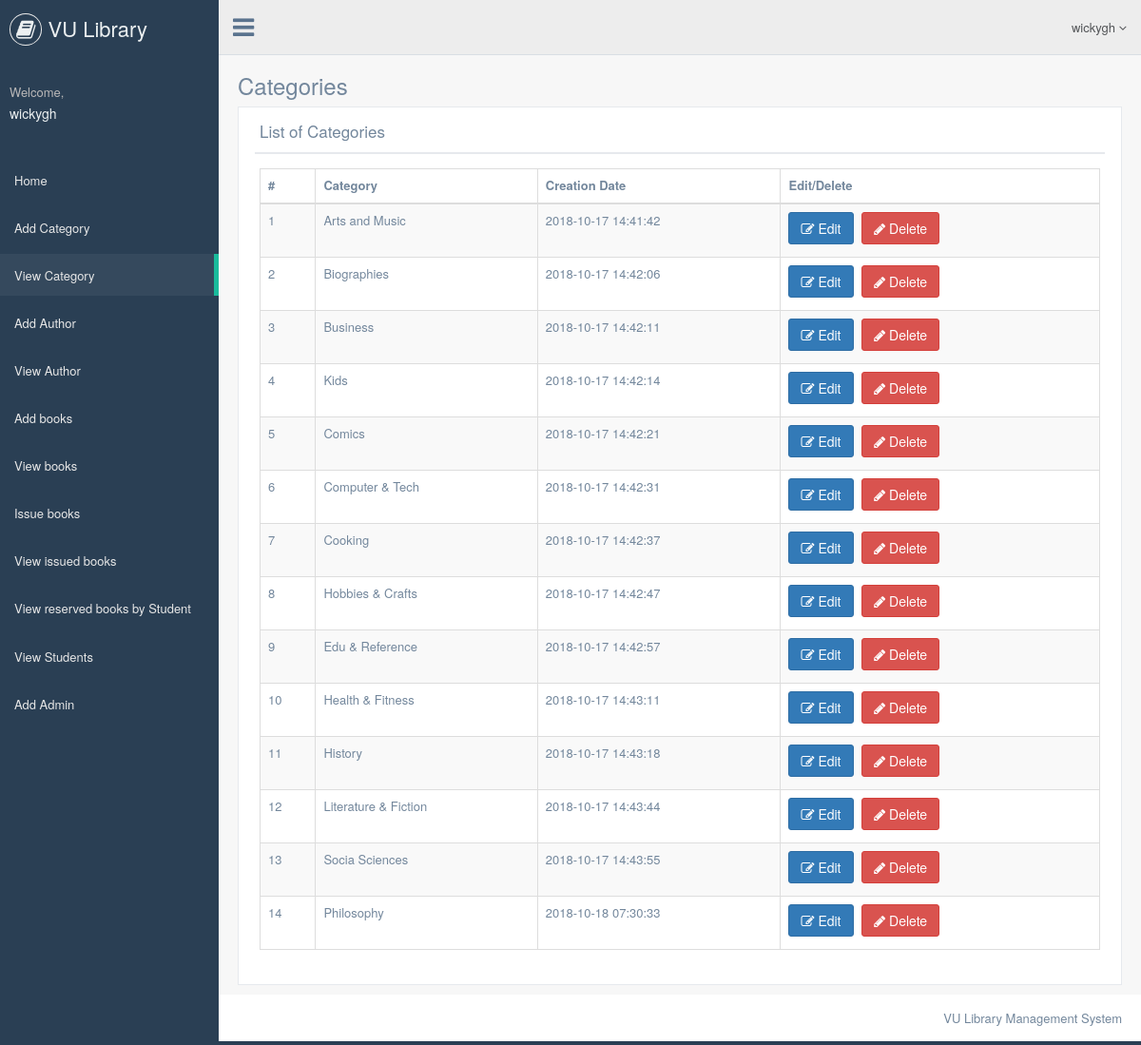
Page /admin/viewcategory.php (signed in) on the committed database.
### tables this page shows
CREATE TABLE `category` (
  `categoryid` int(11) NOT NULL,
  `categoryname` varchar(40) NOT NULL,
  `categorydate` datetime NOT NULL
);

### admin/viewcategory.php (the view, shortened to what this page needs)
    <?php
include("include/header.php");
include("include/connect.php");
?>
        <div class="right_col" role="main">
            <div class="">
                <div class="page-title">
                    <div class="title_left">
                        <h3>Categories</h3>
                    </div>
                </div>
                <div class="clearfix"></div>
                <div class="row" style="min-height:500px">
                    <div class="col-md-12 col-sm-12 col-xs-12">
                        <div class="x_panel">
                            <div class="x_title">
                                <h2>List of Categories</h2>
                                <div class="clearfix"></div>
                            </div>
                            <div class="x_content">
                                <table class="table table-striped table-bordered table-hover" id="dataTables-example">
                                    <thead>
                                        <tr>
                                            <th>#</th>
                                            <th>Category</th>
                                            <th>Creation Date</th>
                                            <th> Edit/Delete</th>
                                        </tr>
                                    </thead>
                                    <tbody>
                                    <?php $sql = "SELECT * from  category";
                                    $query = $dbh -> prepare($sql);
                                    $query->execute();
                                    $results=$query->fetchAll(PDO::FETCH_OBJ);
                                    $cnt=1;
                                    if($query->rowCount() > 0)
                                    {
                                    foreach($results as $result)
                                    {               ?>
                                        <tr class="odd gradeX">
                                            <td class="center"><?php echo htmlentities($cnt);?></td>
                                            <td class="center"><?php echo htmlentities($result->categoryname);?></td>
                                            <td class="center"><?php echo htmlentities($result->categorydate);?></td>
                                            <td class="center">
                                            <a href="editcategory.php?catid=<?php echo htmlentities($result->categoryid);?>"><button class="btn btn-primary"><i class="fa fa-edit "></i> Edit</button>
                                          <a href="viewcategory.php?del=<?php echo htmlentities($result->categoryid);?>" onclick="return confirm('Are you sure you want to delete <?php echo $result->categoryname?> ? ');"" >  <button class="btn btn-danger"><i class="fa fa-pencil"></i> Delete</button>
                                            </td>
                                        </tr>
                                    <?php $cnt=$cnt+1;}} ?>
                                    </tbody>
                                </table>
                            </div>
                        </div>
                    </div>
                </div>
            </div>
        </div>
<?php
include("include/footer.php");
?>

### rows in the picture
category: categoryname "Arts and Music", categorydate "2018-10-17 14:41:42"
category: categoryname "Biographies", categorydate "2018-10-17 14:42:06"
category: categoryname "Business", categorydate "2018-10-17 14:42:11"
category: categoryname "Kids", categorydate "2018-10-17 14:42:14"
category: categoryname "Comics", categorydate "2018-10-17 14:42:21"
category: categoryname "Computer & Tech", categorydate "2018-10-17 14:42:31"
category: categoryname "Cooking", categorydate "2018-10-17 14:42:37"
category: categoryname "Hobbies & Crafts", categorydate "2018-10-17 14:42:47"
category: categoryname "Edu & Reference", categorydate "2018-10-17 14:42:57"
category: categoryname "Health & Fitness", categorydate "2018-10-17 14:43:11"
category: categoryname "History", categorydate "2018-10-17 14:43:18"
category: categoryname "Literature & Fiction", categorydate "2018-10-17 14:43:44"
category: categoryname "Socia Sciences", categorydate "2018-10-17 14:43:55"
category: categoryname "Philosophy", categorydate "2018-10-18 07:30:33"

### other values in the picture
$name "wickygh"
